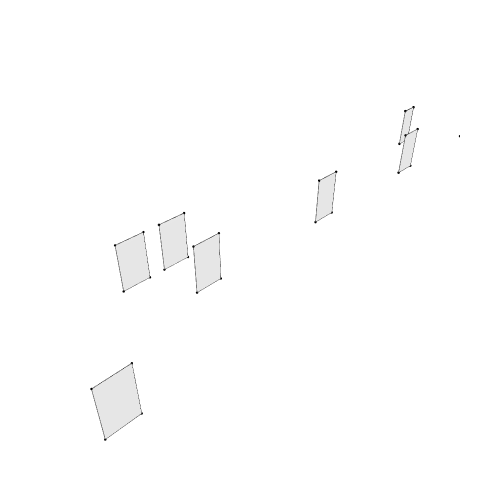

The notebook cell this image was saved under:
### Code cell
Topology.Show(apertures,
              backgroundColor="white",
              width=500,
              height=500,
              renderer=renderer)

### Figure 1 — Plotly figure (JSON) as saved in the notebook; plotly's stock layout.template omitted (floating-point values rounded to 4 significant figures; data arrays with more than 128 entries replaced by an {"elided": "..."} marker saying what was removed)
{"data": [{"customdata": ["", "", "", "", "", "", "", "", "", "", "", "", "", "", "", "", "", "", "", "", "", "", "", "", "", "", "", "", "", "", "", "", "", "", "", "", "", "", "", "", "", "", "", "", "", "", "", "", "", "", "", "", "", "", "", "", "", "", "", "", "", "", "", "", "", "", "", "", "", ""], "hoverinfo": "text", "hovertemplate": ["Click ", "Click ", "Click ", "Click ", "Click ", "Click ", "Click ", "Click ", "Click ", "Click ", "Click ", "Click ", "Click ", "Click ", "Click ", "Click ", "Click ", "Click ", "Click ", "Click ", "Click ", "Click ", "Click ", "Click ", "Click ", "Click ", "Click ", "Click ", "Click ", "Click ", "Click ", "Click ", "Click ", "Click ", "Click ", "Click ", "Click ", "Click ", "Click ", "Click ", "Click ", "Click ", "Click ", "Click ", "Click ", "Click ", "Click ", "Click ", "Click ", "Click ", "Click ", "Click ", "Click ", "Click ", "Click ", "Click ", "Click ", "Click ", "Click ", "Click ", "Click ", "Click ", "Click ", "Click ", "Click ", "Click ", "Click ", "Click ", "Click ", "Click "], "hovertext": ["", "", "", "", "", "", "", "", "", "", "", "", "", "", "", "", "", "", "", "", "", "", "", "", "", "", "", "", "", "", "", "", "", "", "", "", "", "", "", "", "", "", "", "", "", "", "", "", "", "", "", "", "", "", "", "", "", "", "", "", "", "", "", "", "", "", "", "", "", ""], "legendgroup": "1", "legendrank": 1, "marker": {"color": ["#000000", "#000000", "#000000", "#000000", "#000000", "#000000", "#000000", "#000000", "#000000", "#000000", "#000000", "#000000", "#000000", "#000000", "#000000", "#000000", "#000000", "#000000", "#000000", "#000000", "#000000", "#000000", "#000000", "#000000", "#000000", "#000000", "#000000", "#000000", "#000000", "#000000", "#000000", "#000000", "#000000", "#000000", "#000000", "#000000", "#000000", "#000000", "#000000", "#000000", "#000000", "#000000", "#000000", "#000000", "#000000", "#000000", "#000000", "#000000", "#000000", "#000000", "#000000", "#000000", "#000000", "#000000", "#000000", "#000000", "#000000", "#000000", "#000000", "#000000", "#000000", "#000000", "#000000", "#000000", "#000000", "#000000", "#000000", "#000000", "#000000", "#000000"], "line": {"width": 0}, "opacity": 1, "size": [2.8, 2.8, 2.8, 2.8, 2.8, 2.8, 2.8, 2.8, 2.8, 2.8, 2.8, 2.8, 2.8, 2.8, 2.8, 2.8, 2.8, 2.8, 2.8, 2.8, 2.8, 2.8, 2.8, 2.8, 2.8, 2.8, 2.8, 2.8, 2.8, 2.8, 2.8, 2.8, 2.8, 2.8, 2.8, 2.8, 2.8, 2.8, 2.8, 2.8, 2.8, 2.8, 2.8, 2.8, 2.8, 2.8, 2.8, 2.8, 2.8, 2.8, 2.8, 2.8, 2.8, 2.8, 2.8, 2.8, 2.8, 2.8, 2.8, 2.8, 2.8, 2.8, 2.8, 2.8, 2.8, 2.8, 2.8, 2.8, 2.8, 2.8], "sizemode": "diameter", "symbol": "circle"}, "mode": "markers", "name": "1: default (Vertices)", "showlegend": false, "text": ["", "", "", "", "", "", "", "", "", "", "", "", "", "", "", "", "", "", "", "", "", "", "", "", "", "", "", "", "", "", "", "", "", "", "", "", "", "", "", "", "", "", "", "", "", "", "", "", "", "", "", "", "", "", "", "", "", "", "", "", "", "", "", "", "", "", "", "", "", ""], "type": "scatter3d", "x": [4, 4, 4, 4, 4, 4, 4, 61, 61, 61, 61, 61, 61, 61, 25.6, 24.4, 24.4, 25.6, 29.5, 28.3, 28.3, 29.5, 59.95, 59.05, 59.05, 59.95, 31.4, 30.2, 30.2, 31.4, 59.4, 58.2, 58.2, 59.4, 52.4, 51.2, 51.2, 52.4, 45.4, 44.2, 44.2, 45.4, 38.4, 37.2, 37.2, 38.4, 31.4, 30.2, 30.2, 31.4, 48.45, 47.55, 47.55, 48.45, 10.45, 9.55, 9.55, 10.45, 19.8, 18.9, 18.9, 19.8, 11.8, 10.9, 10.9, 11.8, 7.8, 6.9, 6.9, 7.8], "y": [1, 0.4, 0.4, 1.6, 1.6, 0.4, 1.6, 1, 0.4, 0.4, 1.6, 1.6, 0.4, 1.6, -3, -3, -3, -3, 2, 2, 2, 2, 2, 2, 2, 2, 2, 2, 2, 2, 0, 0, 0, 0, 0, 0, 0, 0, 0, 0, 0, 0, 0, 0, 0, 0, 0, 0, 0, 0, 2, 2, 2, 2, 2, 2, 2, 2, 2, 2, 2, 2, 0, 0, 0, 0, 2, 2, 2, 2], "z": [0, 1.05, 0, 1.05, 0, 2.1, 2.1, 0, 1.05, 0, 1.05, 0, 2.1, 2.1, 0, 0, 2.1, 2.1, 0, 0, 2.1, 2.1, 2, 2, 0, 0, 0, 0, 2.1, 2.1, 0, 0, 2.1, 2.1, 0, 0, 2.1, 2.1, 0, 0, 2.1, 2.1, 0, 0, 2.1, 2.1, 0, 0, 2.1, 2.1, 2, 2, 0, 0, 2, 2, 0, 0, 2, 2, 0, 0, 2, 2, 0, 0, 2, 2, 0, 0]}, {"hoverinfo": "text", "legendgroup": "2", "legendrank": 2, "line": {"color": "black", "dash": "solid", "width": 1}, "marker": {"size": 0}, "mode": "lines", "name": "1: default (Edges)", "showlegend": false, "text": "", "type": "scatter3d", "x": {"elided": "228 float values"}, "y": {"elided": "228 float values"}, "z": {"elided": "228 float values"}}, {"cmax": 1, "cmin": 0, "color": "#FAFAFA", "colorscale": [[0, "#440154"], [0.1111, "#482878"], [0.2222, "#3e4989"], [0.3333, "#31688e"], [0.4444, "#26828e"], [0.5556, "#1f9e89"], [0.6667, "#35b779"], [0.7778, "#6ece58"], [0.8889, "#b5de2b"], [1, "#fde725"]], "flatshading": true, "hoverinfo": "text", "hovertext": "", "i": [0, 3, 3, 5, 5, 7, 10, 10, 12, 12, 14, 14, 18, 18, 22, 22, 26, 26, 30, 30, 34, 34, 38, 38, 42, 42, 46, 46, 50, 50, 54, 54, 58, 58, 62, 62, 66, 66], "j": [1, 1, 0, 1, 3, 8, 8, 7, 8, 10, 15, 16, 19, 20, 23, 24, 27, 28, 31, 32, 35, 36, 39, 40, 43, 44, 47, 48, 51, 52, 55, 56, 59, 60, 63, 64, 67, 68], "k": [2, 0, 4, 3, 6, 9, 7, 11, 10, 13, 16, 17, 20, 21, 24, 25, 28, 29, 32, 33, 36, 37, 40, 41, 44, 45, 48, 49, 52, 53, 56, 57, 60, 61, 64, 65, 68, 69], "legendgroup": "3", "legendrank": 3, "lighting": {"facenormalsepsilon": 0}, "name": "1: default (Faces)", "opacity": 1, "showlegend": false, "showscale": false, "text": "", "type": "mesh3d", "x": [4, 4, 4, 4, 4, 4, 4, 61, 61, 61, 61, 61, 61, 61, 25.6, 25.6, 24.4, 24.4, 29.5, 29.5, 28.3, 28.3, 59.95, 59.95, 59.05, 59.05, 31.4, 31.4, 30.2, 30.2, 59.4, 59.4, 58.2, 58.2, 52.4, 52.4, 51.2, 51.2, 45.4, 45.4, 44.2, 44.2, 38.4, 38.4, 37.2, 37.2, 31.4, 31.4, 30.2, 30.2, 48.45, 48.45, 47.55, 47.55, 10.45, 10.45, 9.55, 9.55, 19.8, 19.8, 18.9, 18.9, 11.8, 11.8, 10.9, 10.9, 7.8, 7.8, 6.9, 6.9], "y": [1, 0.4, 0.4, 1.6, 1.6, 0.4, 1.6, 1, 0.4, 0.4, 1.6, 1.6, 0.4, 1.6, -3, -3, -3, -3, 2, 2, 2, 2, 2, 2, 2, 2, 2, 2, 2, 2, 0, 0, 0, 0, 0, 0, 0, 0, 0, 0, 0, 0, 0, 0, 0, 0, 0, 0, 0, 0, 2, 2, 2, 2, 2, 2, 2, 2, 2, 2, 2, 2, 0, 0, 0, 0, 2, 2, 2, 2], "z": [0, 1.05, 0, 1.05, 0, 2.1, 2.1, 0, 1.05, 0, 1.05, 0, 2.1, 2.1, 2.1, 0, 0, 2.1, 2.1, 0, 0, 2.1, 0, 2, 2, 0, 2.1, 0, 0, 2.1, 2.1, 0, 0, 2.1, 2.1, 0, 0, 2.1, 2.1, 0, 0, 2.1, 2.1, 0, 0, 2.1, 2.1, 0, 0, 2.1, 0, 2, 2, 0, 0, 2, 2, 0, 0, 2, 2, 0, 0, 2, 2, 0, 0, 2, 2, 0]}], "layout": {"autosize": true, "height": 500, "margin": {"b": 40, "l": 40, "r": 40, "t": 40}, "paper_bgcolor": "#FFFFFF", "plot_bgcolor": "#FFFFFF", "scene": {"aspectmode": "data", "camera": {"center": {"x": 0, "y": 0, "z": 0}, "eye": {"x": -1.25, "y": -1.25, "z": 1.25}, "projection": {"type": "perspective"}, "up": {"x": 0, "y": 0, "z": 1}}, "xaxis": {"visible": false}, "yaxis": {"visible": false}, "zaxis": {"visible": false}}, "showlegend": true, "width": 500, "xaxis": {"showgrid": false, "visible": false, "zeroline": false}, "yaxis": {"showgrid": false, "visible": false, "zeroline": false}}}
